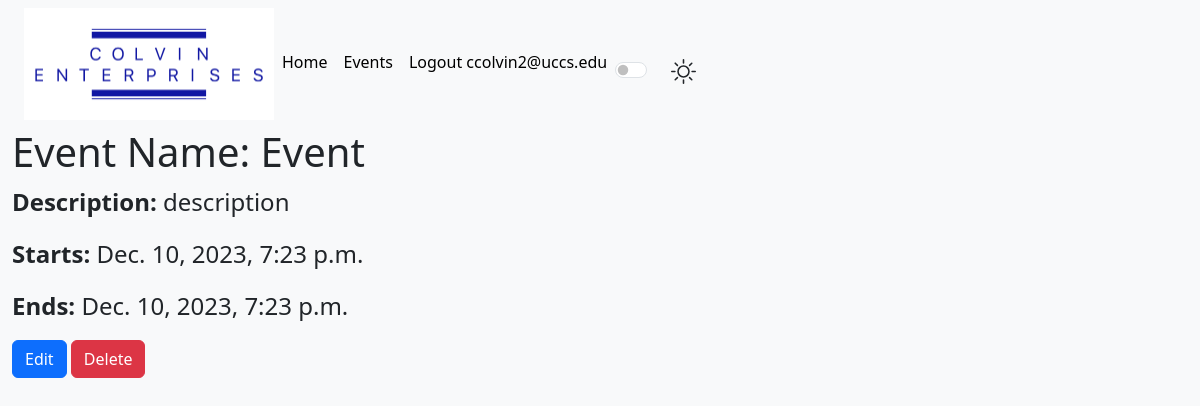
The app's page /event/10 (signed in) with its own data.
### event_app/models.py (models this page shows, shortened)
class Event(models.Model):
	event_name = models.CharField(max_length=100)
	event_desc = models.TextField()
	start_date = models.DateTimeField(default=timezone.now)
	end_date   = models.DateTimeField(default=timezone.now)
	slug = models.SlugField(max_length=100,unique=True)
	def get_absolute_url(self):
		return reverse('event-detail', args=[str(self.id)])

### event_app/views.py (the view)
# urls.py: path('event/<int:pk>', views.EventDetailView.as_view(), name= 'event-detail'),
class EventDetailView(LoginRequiredMixin, DetailView):
	model = Event

### event_app/templates/event_app/event_detail.html
{% extends 'event_app/base_template.html' %}
{% block content %}
<h1>Event Name: {{ event.event_name }}</h1>
<p style="font-size:24px"><strong>Description:</strong> {{ event.event_desc }}</p>
<p style="font-size:24px"><strong>Starts:</strong> {{ event.start_date }}</p>
<p style="font-size:24px"><strong>Ends:</strong> {{ event.end_date }}</p>
<a class="btn btn-primary" href="{{event.get_absolute_url}}/update" role="button">Edit</a>
<a class="btn btn-danger" href="{{event.get_absolute_url}}/delete" role="button">Delete</a>
{% endblock %}

### event_app/templates/event_app/base_template.html (shortened to what this page needs)
{% load static %}
<!DOCTYPE html>
<html lang="en">
<head>
<link href="https://cdn.jsdelivr.net/npm/bootstrap@5.3.2/dist/css/bootstrap.min.css" rel="stylesheet">
</head>
<body>
<div class="container-fluid">
<nav class="navbar navbar-expand-lg bg-body-tertiary">
<div class="container-fluid">
	<img src="{% static 'images/horizontal_on_white.png' %}" width="250" height="112">
<div class="collapse navbar-collapse" id="navbarNav">
<ul class="navbar-nav">
<li class="nav-item">
<a class="nav-link active" aria-current="page" href="{% url 'index' %}">Home</a>
</li>
<li class="nav-item">
<a class="nav-link active" aria-current="page" href="{% url 'events' %}">Events</a>
</li>
{% if user.is_authenticated %}
	<li class="nav-item">
	<a class="nav-link active" aria-current="page" href="logout?next={{ request.path }}">Logout {{user.email}}</a>
	</li>
{% else %}
	{% load socialaccount %}
{% endif %}
<li class="nav-item">
<div class="form-check form-switch ms-auto mt-3 me-3">
  <label class="form-check-label ms-3" for="lightSwitch">
  </label>
  <input class="form-check-input" type="checkbox" id="lightSwitch" />
</div>
</li>
</ul>
</div>
</div>
</nav>
{% block content %}
{% endblock %}
</div>
</body>
</html>

### records on screen
Event: event_name "Event", event_desc "description", start_date "Dec. 10, 2023, 7:23 p.m.", end_date "Dec. 10, 2023, 7:23 p.m."

### other values on screen
{{ user.email }} "ccolvin2@uccs.edu"
